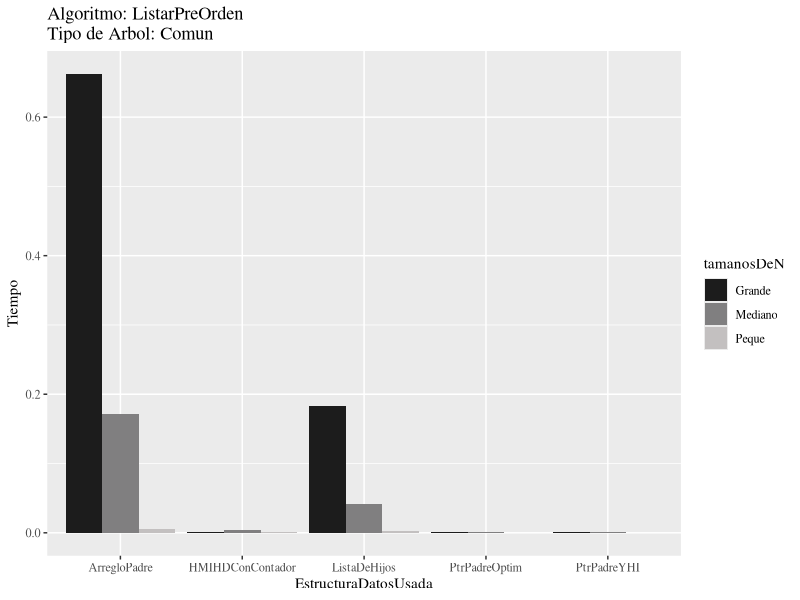
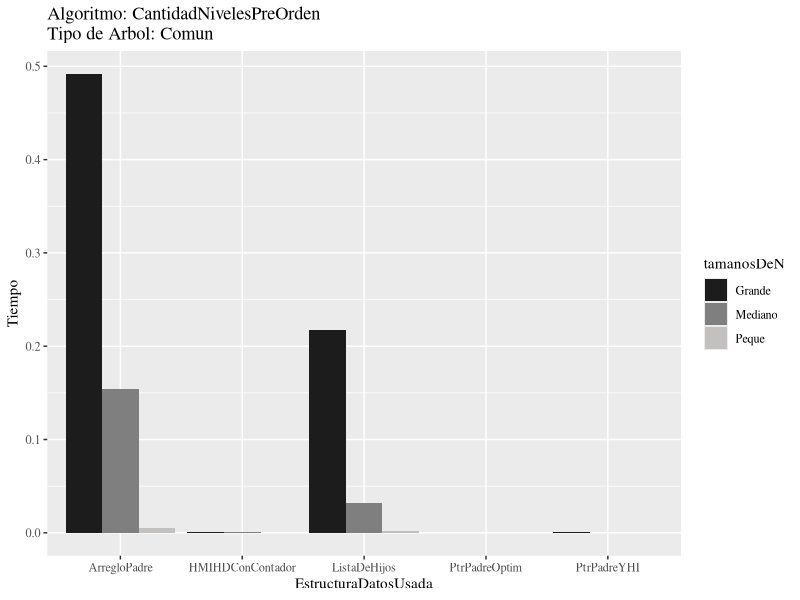
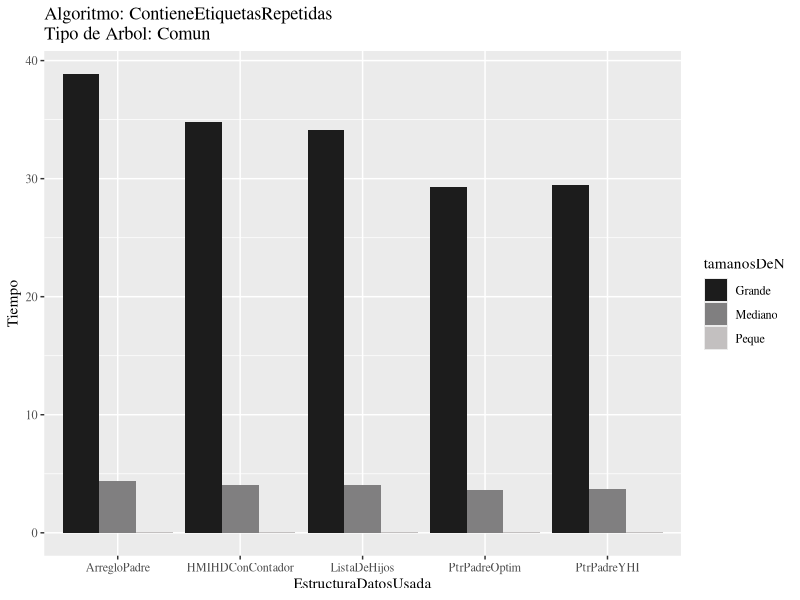
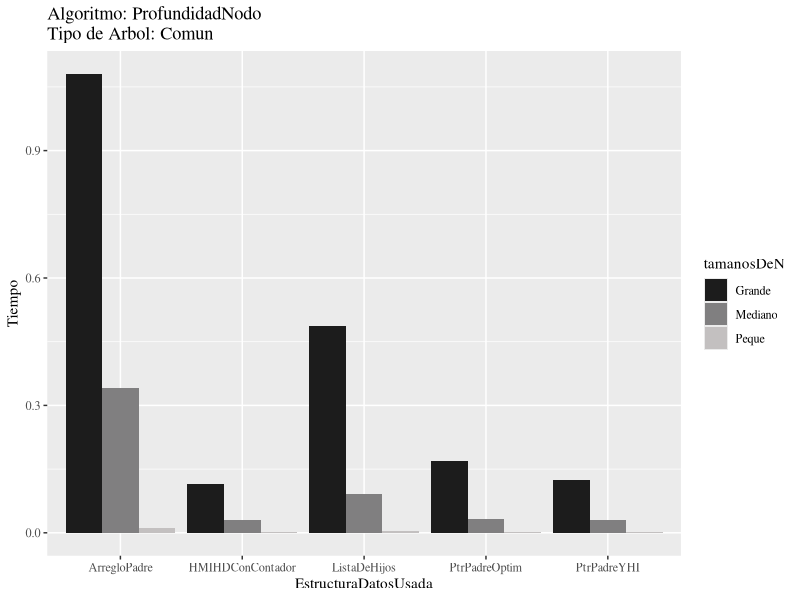
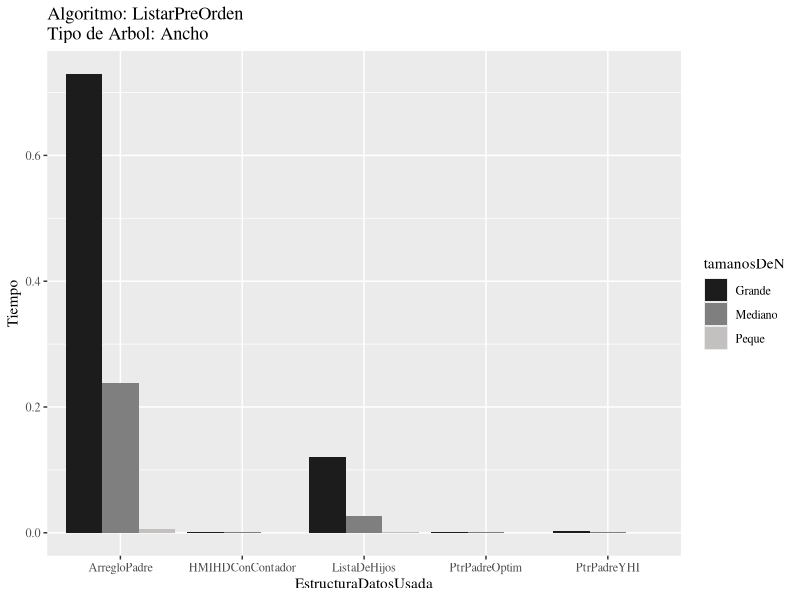
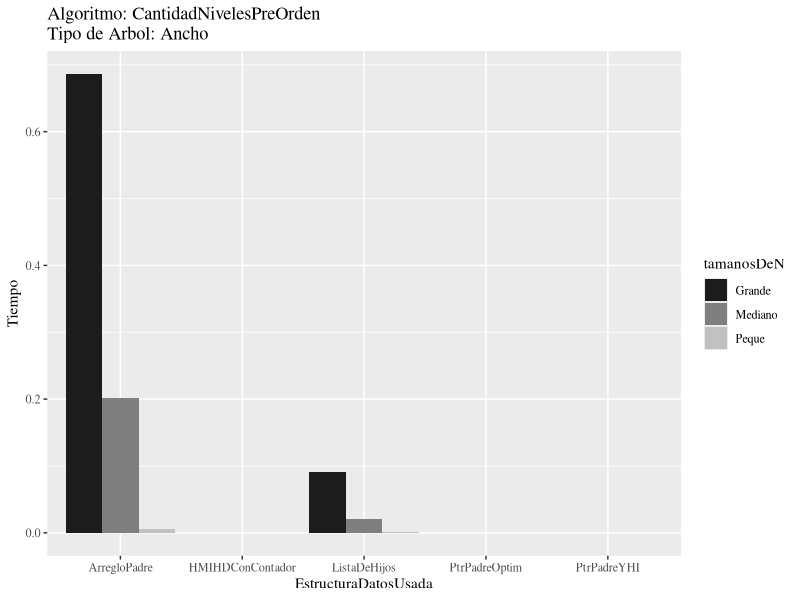
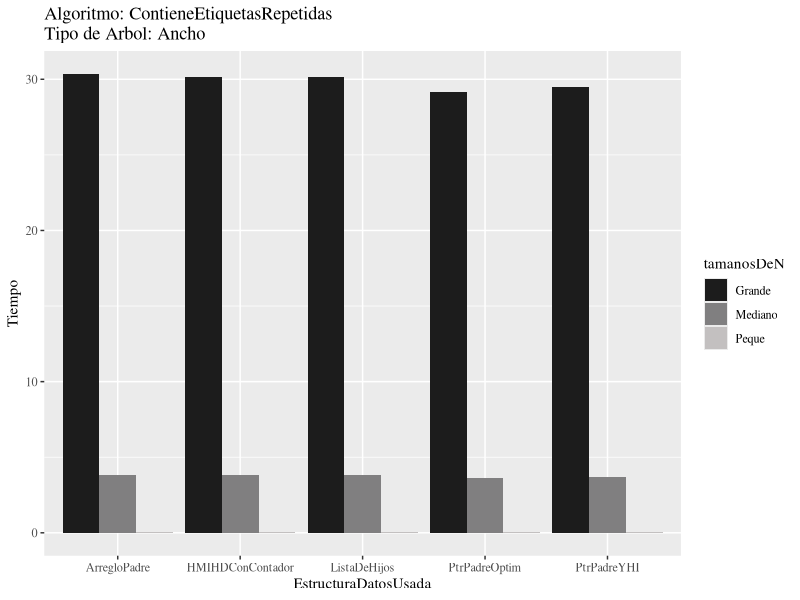
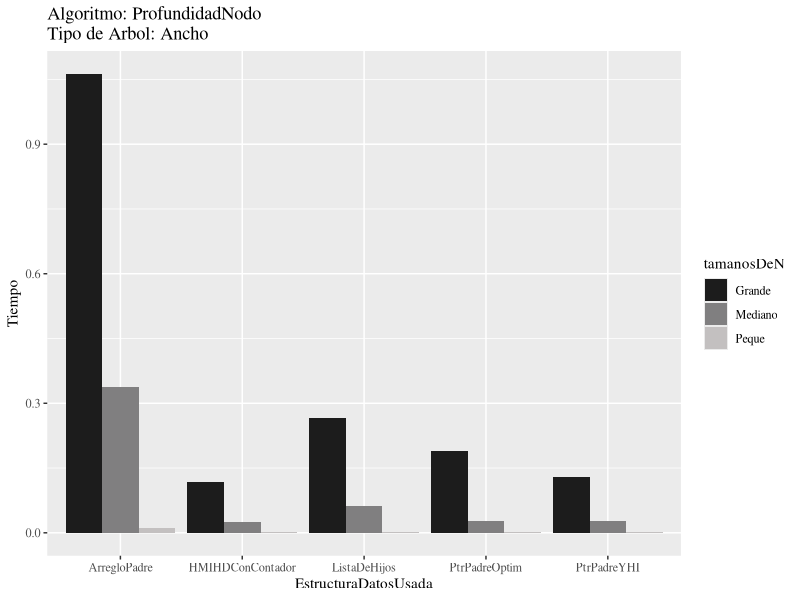

Recreate these plots in R, in order.
## ---- chunk 1
ex <- c(2, 3) - c(7, 1)
ex
## ---- chunk 2

library(ggplot2)
# creating a dummy dataset
tiempo <- 
c( #Estos valores van alineados con "implementacionDeArbol" 
  0.000194, 0.00001, 0.02965, 0.00107, 0.00049, 0.00011, 3.79671, 0.02494, 0.00144, 0.00007, 30.12499, 0.11878, 0.00108, 0.00002, 0.02954, 0.00291, 0.00173, 0.00006, 3.90522, 0.02514, 0.00592, 0.00085, 36.82748, 0.10982, 0.00050, 0.00026, 0.02935, 0.00148, 0.00340, 0.00034, 4.08435, 0.03118, 0.00164, 0.00039, 34.79611, 0.11431, 
  0.000962, 0.00058, 0.03004, 0.00275, 0.02706, 0.02111, 3.81017, 0.06205, 0.12038, 0.09138, 30.18234, 0.26623, 0.00184, 0.00154, 0.03013, 0.00432, 0.04963, 0.04699, 3.92832, 0.11769, 0.18539, 0.19249, 36.65054, 0.48393, 0.00210, 0.00167, 0.02994, 0.00335, 0.04145, 0.03167, 4.08044, 0.09112, 0.18337, 0.21776, 34.16164, 0.48683, 
  0.000100, 0.00024, 0.02977, 0.00097, 0.00099, 0.00012, 3.70262, 0.02631, 0.00257, 0.00035, 29.46015, 0.13034, 0.00026, 0.00007, 0.02933, 0.00106, 0.00113, 0.00030, 3.67754, 0.02436, 0.00344, 0.00030, 29.44084, 0.11282, 0.00013, 0.00003, 0.02925, 0.00114, 0.00057, 0.00012, 3.68469, 0.02934, 0.00148, 0.00032, 29.43261, 0.12324, 
  0.000323, 0.00020, 0.02935, 0.00120, 0.00112, 0.00017, 3.65562, 0.02712, 0.00163, 0.00022, 29.16283, 0.18887, 0.00024, 0.00006, 0.02914, 0.00107, 0.00099, 0.00022, 3.63743, 0.03979, 0.00274, 0.00093, 29.14569, 0.11052, 0.00020, 0.00006, 0.02913, 0.00098, 0.00050, 0.00019, 3.63585, 0.03247, 0.00179, 0.00024, 29.27304, 0.16959, 
  0.005823, 0.00587, 0.03201, 0.01130, 0.23740, 0.20208, 3.83105, 0.33734, 0.72949, 0.68636, 30.35247, 1.06273, 0.01273, 0.00617, 0.03170, 0.01569, 0.17895, 0.18030, 3.99237, 0.32256, 0.79252, 0.70639, 34.63442, 1.22301, 0.00578, 0.00532, 0.03165, 0.01225, 0.17161, 0.15419, 4.42486, 0.34073, 0.66228, 0.49178, 38.86859, 1.08042
)

algoritmo <- c( 
                "ListarPreOrden", "CantidadNivelesPreOrden", "ContieneEtiquetasRepetidas", "ProfundidadNodo",  
                "ListarPreOrden", "CantidadNivelesPreOrden", "ContieneEtiquetasRepetidas", "ProfundidadNodo",  
                "ListarPreOrden", "CantidadNivelesPreOrden", "ContieneEtiquetasRepetidas", "ProfundidadNodo",  
                "ListarPreOrden", "CantidadNivelesPreOrden", "ContieneEtiquetasRepetidas", "ProfundidadNodo",  
                "ListarPreOrden", "CantidadNivelesPreOrden", "ContieneEtiquetasRepetidas", "ProfundidadNodo",  
                "ListarPreOrden", "CantidadNivelesPreOrden", "ContieneEtiquetasRepetidas", "ProfundidadNodo",  
                "ListarPreOrden", "CantidadNivelesPreOrden", "ContieneEtiquetasRepetidas", "ProfundidadNodo",  
                "ListarPreOrden", "CantidadNivelesPreOrden", "ContieneEtiquetasRepetidas", "ProfundidadNodo",  
                "ListarPreOrden", "CantidadNivelesPreOrden", "ContieneEtiquetasRepetidas", "ProfundidadNodo",

                "ListarPreOrden", "CantidadNivelesPreOrden", "ContieneEtiquetasRepetidas", "ProfundidadNodo",  
                "ListarPreOrden", "CantidadNivelesPreOrden", "ContieneEtiquetasRepetidas", "ProfundidadNodo",  
                "ListarPreOrden", "CantidadNivelesPreOrden", "ContieneEtiquetasRepetidas", "ProfundidadNodo",  
                "ListarPreOrden", "CantidadNivelesPreOrden", "ContieneEtiquetasRepetidas", "ProfundidadNodo",  
                "ListarPreOrden", "CantidadNivelesPreOrden", "ContieneEtiquetasRepetidas", "ProfundidadNodo",  
                "ListarPreOrden", "CantidadNivelesPreOrden", "ContieneEtiquetasRepetidas", "ProfundidadNodo",  
                "ListarPreOrden", "CantidadNivelesPreOrden", "ContieneEtiquetasRepetidas", "ProfundidadNodo",  
                "ListarPreOrden", "CantidadNivelesPreOrden", "ContieneEtiquetasRepetidas", "ProfundidadNodo",  
                "ListarPreOrden", "CantidadNivelesPreOrden", "ContieneEtiquetasRepetidas", "ProfundidadNodo",

                "ListarPreOrden", "CantidadNivelesPreOrden", "ContieneEtiquetasRepetidas", "ProfundidadNodo",  
                "ListarPreOrden", "CantidadNivelesPreOrden", "ContieneEtiquetasRepetidas", "ProfundidadNodo",  
                "ListarPreOrden", "CantidadNivelesPreOrden", "ContieneEtiquetasRepetidas", "ProfundidadNodo",  
                "ListarPreOrden", "CantidadNivelesPreOrden", "ContieneEtiquetasRepetidas", "ProfundidadNodo",  
                "ListarPreOrden", "CantidadNivelesPreOrden", "ContieneEtiquetasRepetidas", "ProfundidadNodo",  
                "ListarPreOrden", "CantidadNivelesPreOrden", "ContieneEtiquetasRepetidas", "ProfundidadNodo",  
                "ListarPreOrden", "CantidadNivelesPreOrden", "ContieneEtiquetasRepetidas", "ProfundidadNodo",  
                "ListarPreOrden", "CantidadNivelesPreOrden", "ContieneEtiquetasRepetidas", "ProfundidadNodo",  
                "ListarPreOrden", "CantidadNivelesPreOrden", "ContieneEtiquetasRepetidas", "ProfundidadNodo",

                "ListarPreOrden", "CantidadNivelesPreOrden", "ContieneEtiquetasRepetidas", "ProfundidadNodo",  
                "ListarPreOrden", "CantidadNivelesPreOrden", "ContieneEtiquetasRepetidas", "ProfundidadNodo",  
                "ListarPreOrden", "CantidadNivelesPreOrden", "ContieneEtiquetasRepetidas", "ProfundidadNodo",  
                "ListarPreOrden", "CantidadNivelesPreOrden", "ContieneEtiquetasRepetidas", "ProfundidadNodo",  
                "ListarPreOrden", "CantidadNivelesPreOrden", "ContieneEtiquetasRepetidas", "ProfundidadNodo",  
                "ListarPreOrden", "CantidadNivelesPreOrden", "ContieneEtiquetasRepetidas", "ProfundidadNodo",  
                "ListarPreOrden", "CantidadNivelesPreOrden", "ContieneEtiquetasRepetidas", "ProfundidadNodo",  
                "ListarPreOrden", "CantidadNivelesPreOrden", "ContieneEtiquetasRepetidas", "ProfundidadNodo",  
                "ListarPreOrden", "CantidadNivelesPreOrden", "ContieneEtiquetasRepetidas", "ProfundidadNodo",

                "ListarPreOrden", "CantidadNivelesPreOrden", "ContieneEtiquetasRepetidas", "ProfundidadNodo",  
                "ListarPreOrden", "CantidadNivelesPreOrden", "ContieneEtiquetasRepetidas", "ProfundidadNodo",  
                "ListarPreOrden", "CantidadNivelesPreOrden", "ContieneEtiquetasRepetidas", "ProfundidadNodo",  
                "ListarPreOrden", "CantidadNivelesPreOrden", "ContieneEtiquetasRepetidas", "ProfundidadNodo",  
                "ListarPreOrden", "CantidadNivelesPreOrden", "ContieneEtiquetasRepetidas", "ProfundidadNodo",  
                "ListarPreOrden", "CantidadNivelesPreOrden", "ContieneEtiquetasRepetidas", "ProfundidadNodo",  
                "ListarPreOrden", "CantidadNivelesPreOrden", "ContieneEtiquetasRepetidas", "ProfundidadNodo",  
                "ListarPreOrden", "CantidadNivelesPreOrden", "ContieneEtiquetasRepetidas", "ProfundidadNodo",  
                "ListarPreOrden", "CantidadNivelesPreOrden", "ContieneEtiquetasRepetidas", "ProfundidadNodo"
)
 
implementacionDeArbol <- c( #cada fila tiene 36 elementos
  "HMIHDConContador", "HMIHDConContador", "HMIHDConContador", "HMIHDConContador", "HMIHDConContador", "HMIHDConContador", "HMIHDConContador", "HMIHDConContador", "HMIHDConContador", "HMIHDConContador", "HMIHDConContador", "HMIHDConContador", "HMIHDConContador", "HMIHDConContador", "HMIHDConContador", "HMIHDConContador", "HMIHDConContador", "HMIHDConContador", "HMIHDConContador", "HMIHDConContador", "HMIHDConContador", "HMIHDConContador", "HMIHDConContador", "HMIHDConContador", "HMIHDConContador", "HMIHDConContador", "HMIHDConContador", "HMIHDConContador", "HMIHDConContador", "HMIHDConContador", "HMIHDConContador", "HMIHDConContador", "HMIHDConContador", "HMIHDConContador", "HMIHDConContador", "HMIHDConContador", 
  "ListaDeHijos", "ListaDeHijos", "ListaDeHijos", "ListaDeHijos", "ListaDeHijos", "ListaDeHijos", "ListaDeHijos", "ListaDeHijos", "ListaDeHijos", "ListaDeHijos", "ListaDeHijos", "ListaDeHijos", "ListaDeHijos", "ListaDeHijos", "ListaDeHijos", "ListaDeHijos", "ListaDeHijos", "ListaDeHijos", "ListaDeHijos", "ListaDeHijos", "ListaDeHijos", "ListaDeHijos", "ListaDeHijos", "ListaDeHijos", "ListaDeHijos", "ListaDeHijos", "ListaDeHijos", "ListaDeHijos", "ListaDeHijos", "ListaDeHijos", "ListaDeHijos", "ListaDeHijos", "ListaDeHijos", "ListaDeHijos", "ListaDeHijos", "ListaDeHijos", 
  "HMIHDConPtrPadreyHI", "HMIHDConPtrPadreyHI", "HMIHDConPtrPadreyHI", "HMIHDConPtrPadreyHI", "HMIHDConPtrPadreyHI", "HMIHDConPtrPadreyHI", "HMIHDConPtrPadreyHI", "HMIHDConPtrPadreyHI", "HMIHDConPtrPadreyHI", "HMIHDConPtrPadreyHI", "HMIHDConPtrPadreyHI", "HMIHDConPtrPadreyHI", "HMIHDConPtrPadreyHI", "HMIHDConPtrPadreyHI", "HMIHDConPtrPadreyHI", "HMIHDConPtrPadreyHI", "HMIHDConPtrPadreyHI", "HMIHDConPtrPadreyHI", "HMIHDConPtrPadreyHI", "HMIHDConPtrPadreyHI", "HMIHDConPtrPadreyHI", "HMIHDConPtrPadreyHI", "HMIHDConPtrPadreyHI", "HMIHDConPtrPadreyHI", "HMIHDConPtrPadreyHI", "HMIHDConPtrPadreyHI", "HMIHDConPtrPadreyHI", "HMIHDConPtrPadreyHI", "HMIHDConPtrPadreyHI", "HMIHDConPtrPadreyHI", "HMIHDConPtrPadreyHI", "HMIHDConPtrPadreyHI", "HMIHDConPtrPadreyHI", "HMIHDConPtrPadreyHI", "HMIHDConPtrPadreyHI", "HMIHDConPtrPadreyHI", 
  "HMIHDConPtrPadreOptimizado", "HMIHDConPtrPadreOptimizado", "HMIHDConPtrPadreOptimizado", "HMIHDConPtrPadreOptimizado", "HMIHDConPtrPadreOptimizado", "HMIHDConPtrPadreOptimizado", "HMIHDConPtrPadreOptimizado", "HMIHDConPtrPadreOptimizado", "HMIHDConPtrPadreOptimizado", "HMIHDConPtrPadreOptimizado", "HMIHDConPtrPadreOptimizado", "HMIHDConPtrPadreOptimizado", "HMIHDConPtrPadreOptimizado", "HMIHDConPtrPadreOptimizado", "HMIHDConPtrPadreOptimizado", "HMIHDConPtrPadreOptimizado", "HMIHDConPtrPadreOptimizado", "HMIHDConPtrPadreOptimizado", "HMIHDConPtrPadreOptimizado", "HMIHDConPtrPadreOptimizado", "HMIHDConPtrPadreOptimizado", "HMIHDConPtrPadreOptimizado", "HMIHDConPtrPadreOptimizado", "HMIHDConPtrPadreOptimizado", "HMIHDConPtrPadreOptimizado", "HMIHDConPtrPadreOptimizado", "HMIHDConPtrPadreOptimizado", "HMIHDConPtrPadreOptimizado", "HMIHDConPtrPadreOptimizado", "HMIHDConPtrPadreOptimizado", "HMIHDConPtrPadreOptimizado", "HMIHDConPtrPadreOptimizado", "HMIHDConPtrPadreOptimizado", "HMIHDConPtrPadreOptimizado", "HMIHDConPtrPadreOptimizado", "HMIHDConPtrPadreOptimizado", 
  "ArregloPadre", "ArregloPadre", "ArregloPadre", "ArregloPadre", "ArregloPadre", "ArregloPadre", "ArregloPadre", "ArregloPadre", "ArregloPadre", "ArregloPadre", "ArregloPadre", "ArregloPadre", "ArregloPadre", "ArregloPadre", "ArregloPadre", "ArregloPadre", "ArregloPadre", "ArregloPadre", "ArregloPadre", "ArregloPadre", "ArregloPadre", "ArregloPadre", "ArregloPadre", "ArregloPadre", "ArregloPadre", "ArregloPadre", "ArregloPadre", "ArregloPadre", "ArregloPadre", "ArregloPadre", "ArregloPadre", "ArregloPadre", "ArregloPadre", "ArregloPadre", "ArregloPadre", "ArregloPadre"
  )
 
tamanhoDeN <- c(
                "Pequenho", "Pequenho", "Pequenho", "Pequenho", 
                "Mediano", "Mediano", "Mediano", "Mediano", 
                "Grande", "Grande", "Grande", "Grande",  
                "Pequenho", "Pequenho", "Pequenho", "Pequenho", 
                "Mediano", "Mediano", "Mediano", "Mediano", 
                "Grande", "Grande", "Grande", "Grande",  
                "Pequenho", "Pequenho", "Pequenho", "Pequenho", 
                "Mediano", "Mediano", "Mediano", "Mediano", 
                "Grande", "Grande", "Grande", "Grande",
                
                "Pequenho", "Pequenho", "Pequenho", "Pequenho", 
                "Mediano", "Mediano", "Mediano", "Mediano", 
                "Grande", "Grande", "Grande", "Grande",  
                "Pequenho", "Pequenho", "Pequenho", "Pequenho", 
                "Mediano", "Mediano", "Mediano", "Mediano", 
                "Grande", "Grande", "Grande", "Grande",  
                "Pequenho", "Pequenho", "Pequenho", "Pequenho", 
                "Mediano", "Mediano", "Mediano", "Mediano", 
                "Grande", "Grande", "Grande", "Grande",
                
                "Pequenho", "Pequenho", "Pequenho", "Pequenho", 
                "Mediano", "Mediano", "Mediano", "Mediano", 
                "Grande", "Grande", "Grande", "Grande",  
                "Pequenho", "Pequenho", "Pequenho", "Pequenho", 
                "Mediano", "Mediano", "Mediano", "Mediano", 
                "Grande", "Grande", "Grande", "Grande",  
                "Pequenho", "Pequenho", "Pequenho", "Pequenho", 
                "Mediano", "Mediano", "Mediano", "Mediano", 
                "Grande", "Grande", "Grande", "Grande",
                
                "Pequenho", "Pequenho", "Pequenho", "Pequenho", 
                "Mediano", "Mediano", "Mediano", "Mediano", 
                "Grande", "Grande", "Grande", "Grande",  
                "Pequenho", "Pequenho", "Pequenho", "Pequenho", 
                "Mediano", "Mediano", "Mediano", "Mediano", 
                "Grande", "Grande", "Grande", "Grande",  
                "Pequenho", "Pequenho", "Pequenho", "Pequenho", 
                "Mediano", "Mediano", "Mediano", "Mediano", 
                "Grande", "Grande", "Grande", "Grande",
                
                "Pequenho", "Pequenho", "Pequenho", "Pequenho", 
                "Mediano", "Mediano", "Mediano", "Mediano", 
                "Grande", "Grande", "Grande", "Grande",  
                "Pequenho", "Pequenho", "Pequenho", "Pequenho", 
                "Mediano", "Mediano", "Mediano", "Mediano", 
                "Grande", "Grande", "Grande", "Grande",  
                "Pequenho", "Pequenho", "Pequenho", "Pequenho", 
                "Mediano", "Mediano", "Mediano", "Mediano", 
                "Grande", "Grande", "Grande", "Grande"
                
              )

tipoDeArbol <- c(
                "Ancho", "Ancho", "Ancho", "Ancho", "Ancho", "Ancho", "Ancho", "Ancho", "Ancho", "Ancho", "Ancho", "Ancho", 
                "Largo", "Largo", "Largo", "Largo", "Largo", "Largo", "Largo", "Largo", "Largo", "Largo", "Largo", "Largo", 
                "Comun", "Comun", "Comun", "Comun", "Comun", "Comun", "Comun", "Comun", "Comun", "Comun", "Comun", "Comun", 
                
                "Ancho", "Ancho", "Ancho", "Ancho", "Ancho", "Ancho", "Ancho", "Ancho", "Ancho", "Ancho", "Ancho", "Ancho", 
                "Largo", "Largo", "Largo", "Largo", "Largo", "Largo", "Largo", "Largo", "Largo", "Largo", "Largo", "Largo", 
                "Comun", "Comun", "Comun", "Comun", "Comun", "Comun", "Comun", "Comun", "Comun", "Comun", "Comun", "Comun", 
                
                "Ancho", "Ancho", "Ancho", "Ancho", "Ancho", "Ancho", "Ancho", "Ancho", "Ancho", "Ancho", "Ancho", "Ancho", 
                "Largo", "Largo", "Largo", "Largo", "Largo", "Largo", "Largo", "Largo", "Largo", "Largo", "Largo", "Largo", 
                "Comun", "Comun", "Comun", "Comun", "Comun", "Comun", "Comun", "Comun", "Comun", "Comun", "Comun", "Comun", 
                
                "Ancho", "Ancho", "Ancho", "Ancho", "Ancho", "Ancho", "Ancho", "Ancho", "Ancho", "Ancho", "Ancho", "Ancho", 
                "Largo", "Largo", "Largo", "Largo", "Largo", "Largo", "Largo", "Largo", "Largo", "Largo", "Largo", "Largo", 
                "Comun", "Comun", "Comun", "Comun", "Comun", "Comun", "Comun", "Comun", "Comun", "Comun", "Comun", "Comun", 
                
                "Ancho", "Ancho", "Ancho", "Ancho", "Ancho", "Ancho", "Ancho", "Ancho", "Ancho", "Ancho", "Ancho", "Ancho", 
                "Largo", "Largo", "Largo", "Largo", "Largo", "Largo", "Largo", "Largo", "Largo", "Largo", "Largo", "Largo", 
                "Comun", "Comun", "Comun", "Comun", "Comun", "Comun", "Comun", "Comun", "Comun", "Comun", "Comun", "Comun"
              )

# creating data frame
analisisAlgortimos <- data.frame(algoritmo, implementacionDeArbol, tipoDeArbol, tamanhoDeN, tiempo)

## ---- chunk 3
library(ggplot2)

#===============  Configurando datos para Tiempo
soloAlg1 <- analisisAlgortimos$algoritmo == "ListarPreOrden"

soloAlg1YED1Comun <- analisisAlgortimos$algoritmo == "ListarPreOrden" & 
  analisisAlgortimos$implementacionDeArbol == "HMIHDConContador" &
  analisisAlgortimos$tipoDeArbol == "Comun"
  
tiemposParaGrafico1ED1 <- analisisAlgortimos[soloAlg1YED1Comun, "tiempo"]
#=====

soloAlg1YED2Comun <- analisisAlgortimos$algoritmo == "ListarPreOrden" & 
  analisisAlgortimos$implementacionDeArbol == "ListaDeHijos" &
  analisisAlgortimos$tipoDeArbol == "Comun"
  
tiemposParaGrafico1ED2 <- analisisAlgortimos[soloAlg1YED2Comun, "tiempo"]
#=====

soloAlg1YED3Comun <- analisisAlgortimos$algoritmo == "ListarPreOrden" & 
  analisisAlgortimos$implementacionDeArbol == "HMIHDConPtrPadreyHI" &
  analisisAlgortimos$tipoDeArbol == "Comun"
  
tiemposParaGrafico1ED3 <- analisisAlgortimos[soloAlg1YED3Comun, "tiempo"]
#=====

soloAlg1YED4Comun <- analisisAlgortimos$algoritmo == "ListarPreOrden" & 
  analisisAlgortimos$implementacionDeArbol == "HMIHDConPtrPadreOptimizado" &
  analisisAlgortimos$tipoDeArbol == "Comun"
  
tiemposParaGrafico1ED4 <- analisisAlgortimos[soloAlg1YED4Comun, "tiempo"]
#=====

soloAlg1YED5Comun <- analisisAlgortimos$algoritmo == "ListarPreOrden" & 
  analisisAlgortimos$implementacionDeArbol == "ArregloPadre" &
  analisisAlgortimos$tipoDeArbol == "Comun"
  
tiemposParaGrafico1ED5 <- analisisAlgortimos[soloAlg1YED5Comun, "tiempo"]
#=====

Tiempo <- c(tiemposParaGrafico1ED1,
 tiemposParaGrafico1ED2,
 tiemposParaGrafico1ED3,
 tiemposParaGrafico1ED4, 
 tiemposParaGrafico1ED5)

EstructuraDatosUsada <- c(
  "HMIHDConContador", "HMIHDConContador", "HMIHDConContador", 
  "ListaDeHijos", "ListaDeHijos", "ListaDeHijos",
  "PtrPadreYHI", "PtrPadreYHI", "PtrPadreYHI", 
  "PtrPadreOptim", "PtrPadreOptim", "PtrPadreOptim", 
  "ArregloPadre", "ArregloPadre", "ArregloPadre"
  )
 
tamanosDeN <- c("Peque", "Mediano", "Grande", 
                "Peque", "Mediano", "Grande", 
                "Peque", "Mediano", "Grande",
                "Peque", "Mediano", "Grande",
                "Peque", "Mediano", "Grande"
              )

# creating data frame
dataaa <- data.frame(EstructuraDatosUsada,tamanosDeN,Tiempo)

# creating plot using the above data
ggplot(dataaa, aes(EstructuraDatosUsada, Tiempo, fill = tamanosDeN)) +
  geom_bar(stat="identity", position = "dodge") +
  labs(title="Algoritmo: ListarPreOrden \nTipo de Arbol: Comun") + 
  theme_gray(base_size = 11, base_family = "Times") +
  scale_fill_manual(values=c('#1c1c1c', '#807f80', '#c3c0c0')) 

## ---- chunk 4
library(ggplot2)

#===============  Configurando datos para Tiempo
soloAlg1 <- analisisAlgortimos$algoritmo == "CantidadNivelesPreOrden"

soloAlg1YED1Comun <- analisisAlgortimos$algoritmo == "CantidadNivelesPreOrden" & 
  analisisAlgortimos$implementacionDeArbol == "HMIHDConContador" &
  analisisAlgortimos$tipoDeArbol == "Comun"
  
tiemposParaGrafico1ED1 <- analisisAlgortimos[soloAlg1YED1Comun, "tiempo"]
#=====

soloAlg1YED2Comun <- analisisAlgortimos$algoritmo == "CantidadNivelesPreOrden" & 
  analisisAlgortimos$implementacionDeArbol == "ListaDeHijos" &
  analisisAlgortimos$tipoDeArbol == "Comun"
  
tiemposParaGrafico1ED2 <- analisisAlgortimos[soloAlg1YED2Comun, "tiempo"]
#=====

soloAlg1YED3Comun <- analisisAlgortimos$algoritmo == "CantidadNivelesPreOrden" & 
  analisisAlgortimos$implementacionDeArbol == "HMIHDConPtrPadreyHI" &
  analisisAlgortimos$tipoDeArbol == "Comun"
  
tiemposParaGrafico1ED3 <- analisisAlgortimos[soloAlg1YED3Comun, "tiempo"]
#=====

soloAlg1YED4Comun <- analisisAlgortimos$algoritmo == "CantidadNivelesPreOrden" & 
  analisisAlgortimos$implementacionDeArbol == "HMIHDConPtrPadreOptimizado" &
  analisisAlgortimos$tipoDeArbol == "Comun"
  
tiemposParaGrafico1ED4 <- analisisAlgortimos[soloAlg1YED4Comun, "tiempo"]
#=====

soloAlg1YED5Comun <- analisisAlgortimos$algoritmo == "CantidadNivelesPreOrden" & 
  analisisAlgortimos$implementacionDeArbol == "ArregloPadre" &
  analisisAlgortimos$tipoDeArbol == "Comun"
  
tiemposParaGrafico1ED5 <- analisisAlgortimos[soloAlg1YED5Comun, "tiempo"]
#=====

Tiempo <- c(tiemposParaGrafico1ED1,
 tiemposParaGrafico1ED2,
 tiemposParaGrafico1ED3,
 tiemposParaGrafico1ED4, 
 tiemposParaGrafico1ED5)

EstructuraDatosUsada <- c(
  "HMIHDConContador", "HMIHDConContador", "HMIHDConContador", 
  "ListaDeHijos", "ListaDeHijos", "ListaDeHijos",
  "PtrPadreYHI", "PtrPadreYHI", "PtrPadreYHI", 
  "PtrPadreOptim", "PtrPadreOptim", "PtrPadreOptim", 
  "ArregloPadre", "ArregloPadre", "ArregloPadre"
  )
 
tamanosDeN <- c("Peque", "Mediano", "Grande", 
                "Peque", "Mediano", "Grande", 
                "Peque", "Mediano", "Grande",
                "Peque", "Mediano", "Grande",
                "Peque", "Mediano", "Grande"
              )

# creating data frame
dataaa <- data.frame(EstructuraDatosUsada,tamanosDeN,Tiempo)

# creating plot using the above data
ggplot(dataaa, aes(EstructuraDatosUsada, Tiempo, fill = tamanosDeN)) +
  geom_bar(stat="identity", position = "dodge") +
  labs(title="Algoritmo: CantidadNivelesPreOrden \nTipo de Arbol: Comun") + 
  theme_gray(base_size = 11, base_family = "Times") +
  scale_fill_manual(values=c('#1c1c1c', '#807f80', '#c3c0c0')) 
## ---- chunk 5
library(ggplot2)

#===============  Configurando datos para Tiempo
soloAlg1 <- analisisAlgortimos$algoritmo == "ContieneEtiquetasRepetidas"

soloAlg1YED1Comun <- analisisAlgortimos$algoritmo == "ContieneEtiquetasRepetidas" & 
  analisisAlgortimos$implementacionDeArbol == "HMIHDConContador" &
  analisisAlgortimos$tipoDeArbol == "Comun"
  
tiemposParaGrafico1ED1 <- analisisAlgortimos[soloAlg1YED1Comun, "tiempo"]
#=====

soloAlg1YED2Comun <- analisisAlgortimos$algoritmo == "ContieneEtiquetasRepetidas" & 
  analisisAlgortimos$implementacionDeArbol == "ListaDeHijos" &
  analisisAlgortimos$tipoDeArbol == "Comun"
  
tiemposParaGrafico1ED2 <- analisisAlgortimos[soloAlg1YED2Comun, "tiempo"]
#=====

soloAlg1YED3Comun <- analisisAlgortimos$algoritmo == "ContieneEtiquetasRepetidas" & 
  analisisAlgortimos$implementacionDeArbol == "HMIHDConPtrPadreyHI" &
  analisisAlgortimos$tipoDeArbol == "Comun"
  
tiemposParaGrafico1ED3 <- analisisAlgortimos[soloAlg1YED3Comun, "tiempo"]
#=====

soloAlg1YED4Comun <- analisisAlgortimos$algoritmo == "ContieneEtiquetasRepetidas" & 
  analisisAlgortimos$implementacionDeArbol == "HMIHDConPtrPadreOptimizado" &
  analisisAlgortimos$tipoDeArbol == "Comun"
  
tiemposParaGrafico1ED4 <- analisisAlgortimos[soloAlg1YED4Comun, "tiempo"]
#=====

soloAlg1YED5Comun <- analisisAlgortimos$algoritmo == "ContieneEtiquetasRepetidas" & 
  analisisAlgortimos$implementacionDeArbol == "ArregloPadre" &
  analisisAlgortimos$tipoDeArbol == "Comun"
  
tiemposParaGrafico1ED5 <- analisisAlgortimos[soloAlg1YED5Comun, "tiempo"]
#=====

Tiempo <- c(tiemposParaGrafico1ED1,
 tiemposParaGrafico1ED2,
 tiemposParaGrafico1ED3,
 tiemposParaGrafico1ED4, 
 tiemposParaGrafico1ED5)

EstructuraDatosUsada <- c(
  "HMIHDConContador", "HMIHDConContador", "HMIHDConContador", 
  "ListaDeHijos", "ListaDeHijos", "ListaDeHijos",
  "PtrPadreYHI", "PtrPadreYHI", "PtrPadreYHI", 
  "PtrPadreOptim", "PtrPadreOptim", "PtrPadreOptim", 
  "ArregloPadre", "ArregloPadre", "ArregloPadre"
  )
 
tamanosDeN <- c("Peque", "Mediano", "Grande", 
                "Peque", "Mediano", "Grande", 
                "Peque", "Mediano", "Grande",
                "Peque", "Mediano", "Grande",
                "Peque", "Mediano", "Grande"
              )

# creating data frame
dataaa <- data.frame(EstructuraDatosUsada,tamanosDeN,Tiempo)

# creating plot using the above data
ggplot(dataaa, aes(EstructuraDatosUsada, Tiempo, fill = tamanosDeN)) +
  geom_bar(stat="identity", position = "dodge") +
  labs(title="Algoritmo: ContieneEtiquetasRepetidas \nTipo de Arbol: Comun") + 
  theme_gray(base_size = 11, base_family = "Times") +
  scale_fill_manual(values=c('#1c1c1c', '#807f80', '#c3c0c0')) 
## ---- chunk 6
library(ggplot2)

#===============  Configurando datos para Tiempo
soloAlg1 <- analisisAlgortimos$algoritmo == "ProfundidadNodo"

soloAlg1YED1Comun <- analisisAlgortimos$algoritmo == "ProfundidadNodo" & 
  analisisAlgortimos$implementacionDeArbol == "HMIHDConContador" &
  analisisAlgortimos$tipoDeArbol == "Comun"
  
tiemposParaGrafico1ED1 <- analisisAlgortimos[soloAlg1YED1Comun, "tiempo"]
#=====

soloAlg1YED2Comun <- analisisAlgortimos$algoritmo == "ProfundidadNodo" & 
  analisisAlgortimos$implementacionDeArbol == "ListaDeHijos" &
  analisisAlgortimos$tipoDeArbol == "Comun"
  
tiemposParaGrafico1ED2 <- analisisAlgortimos[soloAlg1YED2Comun, "tiempo"]
#=====

soloAlg1YED3Comun <- analisisAlgortimos$algoritmo == "ProfundidadNodo" & 
  analisisAlgortimos$implementacionDeArbol == "HMIHDConPtrPadreyHI" &
  analisisAlgortimos$tipoDeArbol == "Comun"
  
tiemposParaGrafico1ED3 <- analisisAlgortimos[soloAlg1YED3Comun, "tiempo"]
#=====

soloAlg1YED4Comun <- analisisAlgortimos$algoritmo == "ProfundidadNodo" & 
  analisisAlgortimos$implementacionDeArbol == "HMIHDConPtrPadreOptimizado" &
  analisisAlgortimos$tipoDeArbol == "Comun"
  
tiemposParaGrafico1ED4 <- analisisAlgortimos[soloAlg1YED4Comun, "tiempo"]
#=====

soloAlg1YED5Comun <- analisisAlgortimos$algoritmo == "ProfundidadNodo" & 
  analisisAlgortimos$implementacionDeArbol == "ArregloPadre" &
  analisisAlgortimos$tipoDeArbol == "Comun"
  
tiemposParaGrafico1ED5 <- analisisAlgortimos[soloAlg1YED5Comun, "tiempo"]
#=====

Tiempo <- c(tiemposParaGrafico1ED1,
 tiemposParaGrafico1ED2,
 tiemposParaGrafico1ED3,
 tiemposParaGrafico1ED4, 
 tiemposParaGrafico1ED5)

EstructuraDatosUsada <- c(
  "HMIHDConContador", "HMIHDConContador", "HMIHDConContador", 
  "ListaDeHijos", "ListaDeHijos", "ListaDeHijos",
  "PtrPadreYHI", "PtrPadreYHI", "PtrPadreYHI", 
  "PtrPadreOptim", "PtrPadreOptim", "PtrPadreOptim", 
  "ArregloPadre", "ArregloPadre", "ArregloPadre"
  )
 
tamanosDeN <- c("Peque", "Mediano", "Grande", 
                "Peque", "Mediano", "Grande", 
                "Peque", "Mediano", "Grande",
                "Peque", "Mediano", "Grande",
                "Peque", "Mediano", "Grande"
              )

# creating data frame
dataaa <- data.frame(EstructuraDatosUsada,tamanosDeN,Tiempo)

# creating plot using the above data
ggplot(dataaa, aes(EstructuraDatosUsada, Tiempo, fill = tamanosDeN)) +
  geom_bar(stat="identity", position = "dodge") +
  labs(title="Algoritmo: ProfundidadNodo \nTipo de Arbol: Comun") + 
  theme_gray(base_size = 11, base_family = "Times") +
  scale_fill_manual(values=c('#1c1c1c', '#807f80', '#c3c0c0')) 
## ---- chunk 7
library(ggplot2)

#===============  Configurando datos para Tiempo
soloAlg1 <- analisisAlgortimos$algoritmo == "ListarPreOrden"

soloAlg1YED1Ancho <- analisisAlgortimos$algoritmo == "ListarPreOrden" & 
  analisisAlgortimos$implementacionDeArbol == "HMIHDConContador" &
  analisisAlgortimos$tipoDeArbol == "Ancho"
  
tiemposParaGrafico1ED1 <- analisisAlgortimos[soloAlg1YED1Ancho, "tiempo"]
#=====

soloAlg1YED2Ancho <- analisisAlgortimos$algoritmo == "ListarPreOrden" & 
  analisisAlgortimos$implementacionDeArbol == "ListaDeHijos" &
  analisisAlgortimos$tipoDeArbol == "Ancho"
  
tiemposParaGrafico1ED2 <- analisisAlgortimos[soloAlg1YED2Ancho, "tiempo"]
#=====

soloAlg1YED3Ancho <- analisisAlgortimos$algoritmo == "ListarPreOrden" & 
  analisisAlgortimos$implementacionDeArbol == "HMIHDConPtrPadreyHI" &
  analisisAlgortimos$tipoDeArbol == "Ancho"
  
tiemposParaGrafico1ED3 <- analisisAlgortimos[soloAlg1YED3Ancho, "tiempo"]
#=====

soloAlg1YED4Ancho <- analisisAlgortimos$algoritmo == "ListarPreOrden" & 
  analisisAlgortimos$implementacionDeArbol == "HMIHDConPtrPadreOptimizado" &
  analisisAlgortimos$tipoDeArbol == "Ancho"
  
tiemposParaGrafico1ED4 <- analisisAlgortimos[soloAlg1YED4Ancho, "tiempo"]
#=====

soloAlg1YED5Ancho <- analisisAlgortimos$algoritmo == "ListarPreOrden" & 
  analisisAlgortimos$implementacionDeArbol == "ArregloPadre" &
  analisisAlgortimos$tipoDeArbol == "Ancho"
  
tiemposParaGrafico1ED5 <- analisisAlgortimos[soloAlg1YED5Ancho, "tiempo"]
#=====

Tiempo <- c(tiemposParaGrafico1ED1,
 tiemposParaGrafico1ED2,
 tiemposParaGrafico1ED3,
 tiemposParaGrafico1ED4, 
 tiemposParaGrafico1ED5)

EstructuraDatosUsada <- c(
  "HMIHDConContador", "HMIHDConContador", "HMIHDConContador", 
  "ListaDeHijos", "ListaDeHijos", "ListaDeHijos",
  "PtrPadreYHI", "PtrPadreYHI", "PtrPadreYHI", 
  "PtrPadreOptim", "PtrPadreOptim", "PtrPadreOptim", 
  "ArregloPadre", "ArregloPadre", "ArregloPadre"
  )
 
tamanosDeN <- c("Peque", "Mediano", "Grande", 
                "Peque", "Mediano", "Grande", 
                "Peque", "Mediano", "Grande",
                "Peque", "Mediano", "Grande",
                "Peque", "Mediano", "Grande"
              )

# creating data frame
dataaa <- data.frame(EstructuraDatosUsada,tamanosDeN,Tiempo)

# creating plot using the above data
ggplot(dataaa, aes(EstructuraDatosUsada, Tiempo, fill = tamanosDeN)) +
  geom_bar(stat="identity", position = "dodge") +
  labs(title="Algoritmo: ListarPreOrden \nTipo de Arbol: Ancho") + 
  theme_gray(base_size = 11, base_family = "Times") +
  scale_fill_manual(values=c('#1c1c1c', '#807f80', '#c3c0c0')) 
## ---- chunk 8
library(ggplot2)

#===============  Configurando datos para Tiempo
soloAlg1 <- analisisAlgortimos$algoritmo == "CantidadNivelesPreOrden"

soloAlg1YED1Ancho <- analisisAlgortimos$algoritmo == "CantidadNivelesPreOrden" & 
  analisisAlgortimos$implementacionDeArbol == "HMIHDConContador" &
  analisisAlgortimos$tipoDeArbol == "Ancho"
  
tiemposParaGrafico1ED1 <- analisisAlgortimos[soloAlg1YED1Ancho, "tiempo"]
#=====

soloAlg1YED2Ancho <- analisisAlgortimos$algoritmo == "CantidadNivelesPreOrden" & 
  analisisAlgortimos$implementacionDeArbol == "ListaDeHijos" &
  analisisAlgortimos$tipoDeArbol == "Ancho"
  
tiemposParaGrafico1ED2 <- analisisAlgortimos[soloAlg1YED2Ancho, "tiempo"]
#=====

soloAlg1YED3Ancho <- analisisAlgortimos$algoritmo == "CantidadNivelesPreOrden" & 
  analisisAlgortimos$implementacionDeArbol == "HMIHDConPtrPadreyHI" &
  analisisAlgortimos$tipoDeArbol == "Ancho"
  
tiemposParaGrafico1ED3 <- analisisAlgortimos[soloAlg1YED3Ancho, "tiempo"]
#=====

soloAlg1YED4Ancho <- analisisAlgortimos$algoritmo == "CantidadNivelesPreOrden" & 
  analisisAlgortimos$implementacionDeArbol == "HMIHDConPtrPadreOptimizado" &
  analisisAlgortimos$tipoDeArbol == "Ancho"
  
tiemposParaGrafico1ED4 <- analisisAlgortimos[soloAlg1YED4Ancho, "tiempo"]
#=====

soloAlg1YED5Ancho <- analisisAlgortimos$algoritmo == "CantidadNivelesPreOrden" & 
  analisisAlgortimos$implementacionDeArbol == "ArregloPadre" &
  analisisAlgortimos$tipoDeArbol == "Ancho"
  
tiemposParaGrafico1ED5 <- analisisAlgortimos[soloAlg1YED5Ancho, "tiempo"]
#=====

Tiempo <- c(tiemposParaGrafico1ED1,
 tiemposParaGrafico1ED2,
 tiemposParaGrafico1ED3,
 tiemposParaGrafico1ED4, 
 tiemposParaGrafico1ED5)

EstructuraDatosUsada <- c(
  "HMIHDConContador", "HMIHDConContador", "HMIHDConContador", 
  "ListaDeHijos", "ListaDeHijos", "ListaDeHijos",
  "PtrPadreYHI", "PtrPadreYHI", "PtrPadreYHI", 
  "PtrPadreOptim", "PtrPadreOptim", "PtrPadreOptim", 
  "ArregloPadre", "ArregloPadre", "ArregloPadre"
  )
 
tamanosDeN <- c("Peque", "Mediano", "Grande", 
                "Peque", "Mediano", "Grande", 
                "Peque", "Mediano", "Grande",
                "Peque", "Mediano", "Grande",
                "Peque", "Mediano", "Grande"
              )

# creating data frame
dataaa <- data.frame(EstructuraDatosUsada,tamanosDeN,Tiempo)

# creating plot using the above data
ggplot(dataaa, aes(EstructuraDatosUsada, Tiempo, fill = tamanosDeN)) +
  geom_bar(stat="identity", position = "dodge") +
  labs(title="Algoritmo: CantidadNivelesPreOrden \nTipo de Arbol: Ancho") + 
  theme_gray(base_size = 11, base_family = "Times") +
  scale_fill_manual(values=c('#1c1c1c', '#807f80', '#c3c0c0')) 
## ---- chunk 9
library(ggplot2)

#===============  Configurando datos para Tiempo
soloAlg1 <- analisisAlgortimos$algoritmo == "ContieneEtiquetasRepetidas"

soloAlg1YED1Ancho <- analisisAlgortimos$algoritmo == "ContieneEtiquetasRepetidas" & 
  analisisAlgortimos$implementacionDeArbol == "HMIHDConContador" &
  analisisAlgortimos$tipoDeArbol == "Ancho"
  
tiemposParaGrafico1ED1 <- analisisAlgortimos[soloAlg1YED1Ancho, "tiempo"]
#=====

soloAlg1YED2Ancho <- analisisAlgortimos$algoritmo == "ContieneEtiquetasRepetidas" & 
  analisisAlgortimos$implementacionDeArbol == "ListaDeHijos" &
  analisisAlgortimos$tipoDeArbol == "Ancho"
  
tiemposParaGrafico1ED2 <- analisisAlgortimos[soloAlg1YED2Ancho, "tiempo"]
#=====

soloAlg1YED3Ancho <- analisisAlgortimos$algoritmo == "ContieneEtiquetasRepetidas" & 
  analisisAlgortimos$implementacionDeArbol == "HMIHDConPtrPadreyHI" &
  analisisAlgortimos$tipoDeArbol == "Ancho"
  
tiemposParaGrafico1ED3 <- analisisAlgortimos[soloAlg1YED3Ancho, "tiempo"]
#=====

soloAlg1YED4Ancho <- analisisAlgortimos$algoritmo == "ContieneEtiquetasRepetidas" & 
  analisisAlgortimos$implementacionDeArbol == "HMIHDConPtrPadreOptimizado" &
  analisisAlgortimos$tipoDeArbol == "Ancho"
  
tiemposParaGrafico1ED4 <- analisisAlgortimos[soloAlg1YED4Ancho, "tiempo"]
#=====

soloAlg1YED5Ancho <- analisisAlgortimos$algoritmo == "ContieneEtiquetasRepetidas" & 
  analisisAlgortimos$implementacionDeArbol == "ArregloPadre" &
  analisisAlgortimos$tipoDeArbol == "Ancho"
  
tiemposParaGrafico1ED5 <- analisisAlgortimos[soloAlg1YED5Ancho, "tiempo"]
#=====

Tiempo <- c(tiemposParaGrafico1ED1,
 tiemposParaGrafico1ED2,
 tiemposParaGrafico1ED3,
 tiemposParaGrafico1ED4, 
 tiemposParaGrafico1ED5)

EstructuraDatosUsada <- c(
  "HMIHDConContador", "HMIHDConContador", "HMIHDConContador", 
  "ListaDeHijos", "ListaDeHijos", "ListaDeHijos",
  "PtrPadreYHI", "PtrPadreYHI", "PtrPadreYHI", 
  "PtrPadreOptim", "PtrPadreOptim", "PtrPadreOptim", 
  "ArregloPadre", "ArregloPadre", "ArregloPadre"
  )
 
tamanosDeN <- c("Peque", "Mediano", "Grande", 
                "Peque", "Mediano", "Grande", 
                "Peque", "Mediano", "Grande",
                "Peque", "Mediano", "Grande",
                "Peque", "Mediano", "Grande"
              )

# creating data frame
dataaa <- data.frame(EstructuraDatosUsada,tamanosDeN,Tiempo)

# creating plot using the above data
ggplot(dataaa, aes(EstructuraDatosUsada, Tiempo, fill = tamanosDeN)) +
  geom_bar(stat="identity", position = "dodge") +
  labs(title="Algoritmo: ContieneEtiquetasRepetidas \nTipo de Arbol: Ancho") + 
  theme_gray(base_size = 11, base_family = "Times") +
  scale_fill_manual(values=c('#1c1c1c', '#807f80', '#c3c0c0')) 
## ---- chunk 10
library(ggplot2)

#===============  Configurando datos para Tiempo
soloAlg1 <- analisisAlgortimos$algoritmo == "ProfundidadNodo"

soloAlg1YED1Ancho <- analisisAlgortimos$algoritmo == "ProfundidadNodo" & 
  analisisAlgortimos$implementacionDeArbol == "HMIHDConContador" &
  analisisAlgortimos$tipoDeArbol == "Ancho"
  
tiemposParaGrafico1ED1 <- analisisAlgortimos[soloAlg1YED1Ancho, "tiempo"]
#=====

soloAlg1YED2Ancho <- analisisAlgortimos$algoritmo == "ProfundidadNodo" & 
  analisisAlgortimos$implementacionDeArbol == "ListaDeHijos" &
  analisisAlgortimos$tipoDeArbol == "Ancho"
  
tiemposParaGrafico1ED2 <- analisisAlgortimos[soloAlg1YED2Ancho, "tiempo"]
#=====

soloAlg1YED3Ancho <- analisisAlgortimos$algoritmo == "ProfundidadNodo" & 
  analisisAlgortimos$implementacionDeArbol == "HMIHDConPtrPadreyHI" &
  analisisAlgortimos$tipoDeArbol == "Ancho"
  
tiemposParaGrafico1ED3 <- analisisAlgortimos[soloAlg1YED3Ancho, "tiempo"]
#=====

soloAlg1YED4Ancho <- analisisAlgortimos$algoritmo == "ProfundidadNodo" & 
  analisisAlgortimos$implementacionDeArbol == "HMIHDConPtrPadreOptimizado" &
  analisisAlgortimos$tipoDeArbol == "Ancho"
  
tiemposParaGrafico1ED4 <- analisisAlgortimos[soloAlg1YED4Ancho, "tiempo"]
#=====

soloAlg1YED5Ancho <- analisisAlgortimos$algoritmo == "ProfundidadNodo" & 
  analisisAlgortimos$implementacionDeArbol == "ArregloPadre" &
  analisisAlgortimos$tipoDeArbol == "Ancho"
  
tiemposParaGrafico1ED5 <- analisisAlgortimos[soloAlg1YED5Ancho, "tiempo"]
#=====

Tiempo <- c(tiemposParaGrafico1ED1,
 tiemposParaGrafico1ED2,
 tiemposParaGrafico1ED3,
 tiemposParaGrafico1ED4, 
 tiemposParaGrafico1ED5)

EstructuraDatosUsada <- c(
  "HMIHDConContador", "HMIHDConContador", "HMIHDConContador", 
  "ListaDeHijos", "ListaDeHijos", "ListaDeHijos",
  "PtrPadreYHI", "PtrPadreYHI", "PtrPadreYHI", 
  "PtrPadreOptim", "PtrPadreOptim", "PtrPadreOptim", 
  "ArregloPadre", "ArregloPadre", "ArregloPadre"
  )
 
tamanosDeN <- c("Peque", "Mediano", "Grande", 
                "Peque", "Mediano", "Grande", 
                "Peque", "Mediano", "Grande",
                "Peque", "Mediano", "Grande",
                "Peque", "Mediano", "Grande"
              )

# creating data frame
dataaa <- data.frame(EstructuraDatosUsada,tamanosDeN,Tiempo)

# creating plot using the above data
ggplot(dataaa, aes(EstructuraDatosUsada, Tiempo, fill = tamanosDeN)) +
  geom_bar(stat="identity", position = "dodge") +
  labs(title="Algoritmo: ProfundidadNodo \nTipo de Arbol: Ancho") + 
  theme_gray(base_size = 11, base_family = "Times") +
  scale_fill_manual(values=c('#1c1c1c', '#807f80', '#c3c0c0')) 
## ---- chunk 11
library(ggplot2)

#===============  Configurando datos para Tiempo
soloAlg1 <- analisisAlgortimos$algoritmo == "ListarPreOrden"

soloAlg1YED1Largo <- analisisAlgortimos$algoritmo == "ListarPreOrden" & 
  analisisAlgortimos$implementacionDeArbol == "HMIHDConContador" &
  analisisAlgortimos$tipoDeArbol == "Largo"
  
tiemposParaGrafico1ED1 <- analisisAlgortimos[soloAlg1YED1Largo, "tiempo"]
#=====

soloAlg1YED2Largo <- analisisAlgortimos$algoritmo == "ListarPreOrden" & 
  analisisAlgortimos$implementacionDeArbol == "ListaDeHijos" &
  analisisAlgortimos$tipoDeArbol == "Largo"
  
tiemposParaGrafico1ED2 <- analisisAlgortimos[soloAlg1YED2Largo, "tiempo"]
#=====

soloAlg1YED3Largo <- analisisAlgortimos$algoritmo == "ListarPreOrden" & 
  analisisAlgortimos$implementacionDeArbol == "HMIHDConPtrPadreyHI" &
  analisisAlgortimos$tipoDeArbol == "Largo"
  
tiemposParaGrafico1ED3 <- analisisAlgortimos[soloAlg1YED3Largo, "tiempo"]
#=====

soloAlg1YED4Largo <- analisisAlgortimos$algoritmo == "ListarPreOrden" & 
  analisisAlgortimos$implementacionDeArbol == "HMIHDConPtrPadreOptimizado" &
  analisisAlgortimos$tipoDeArbol == "Largo"
  
tiemposParaGrafico1ED4 <- analisisAlgortimos[soloAlg1YED4Largo, "tiempo"]
#=====

soloAlg1YED5Largo <- analisisAlgortimos$algoritmo == "ListarPreOrden" & 
  analisisAlgortimos$implementacionDeArbol == "ArregloPadre" &
  analisisAlgortimos$tipoDeArbol == "Largo"
  
tiemposParaGrafico1ED5 <- analisisAlgortimos[soloAlg1YED5Largo, "tiempo"]
#=====

Tiempo <- c(tiemposParaGrafico1ED1,
 tiemposParaGrafico1ED2,
 tiemposParaGrafico1ED3,
 tiemposParaGrafico1ED4, 
 tiemposParaGrafico1ED5)

EstructuraDatosUsada <- c(
  "HMIHDConContador", "HMIHDConContador", "HMIHDConContador", 
  "ListaDeHijos", "ListaDeHijos", "ListaDeHijos",
  "PtrPadreYHI", "PtrPadreYHI", "PtrPadreYHI", 
  "PtrPadreOptim", "PtrPadreOptim", "PtrPadreOptim", 
  "ArregloPadre", "ArregloPadre", "ArregloPadre"
  )
 
tamanosDeN <- c("Peque", "Mediano", "Grande", 
                "Peque", "Mediano", "Grande", 
                "Peque", "Mediano", "Grande",
                "Peque", "Mediano", "Grande",
                "Peque", "Mediano", "Grande"
              )

# creating data frame
dataaa <- data.frame(EstructuraDatosUsada,tamanosDeN,Tiempo)

# creating plot using the above data
ggplot(dataaa, aes(EstructuraDatosUsada, Tiempo, fill = tamanosDeN)) +
  geom_bar(stat="identity", position = "dodge") +
  labs(title="Algoritmo: ListarPreOrden \nTipo de Arbol: Largo") + 
  theme_gray(base_size = 11, base_family = "Times") +
  scale_fill_manual(values=c('#1c1c1c', '#807f80', '#c3c0c0')) 
## ---- chunk 12
library(ggplot2)

#===============  Configurando datos para Tiempo
soloAlg1 <- analisisAlgortimos$algoritmo == "CantidadNivelesPreOrden"

soloAlg1YED1Largo <- analisisAlgortimos$algoritmo == "CantidadNivelesPreOrden" & 
  analisisAlgortimos$implementacionDeArbol == "HMIHDConContador" &
  analisisAlgortimos$tipoDeArbol == "Largo"
  
tiemposParaGrafico1ED1 <- analisisAlgortimos[soloAlg1YED1Largo, "tiempo"]
#=====

soloAlg1YED2Largo <- analisisAlgortimos$algoritmo == "CantidadNivelesPreOrden" & 
  analisisAlgortimos$implementacionDeArbol == "ListaDeHijos" &
  analisisAlgortimos$tipoDeArbol == "Largo"
  
tiemposParaGrafico1ED2 <- analisisAlgortimos[soloAlg1YED2Largo, "tiempo"]
#=====

soloAlg1YED3Largo <- analisisAlgortimos$algoritmo == "CantidadNivelesPreOrden" & 
  analisisAlgortimos$implementacionDeArbol == "HMIHDConPtrPadreyHI" &
  analisisAlgortimos$tipoDeArbol == "Largo"
  
tiemposParaGrafico1ED3 <- analisisAlgortimos[soloAlg1YED3Largo, "tiempo"]
#=====

soloAlg1YED4Largo <- analisisAlgortimos$algoritmo == "CantidadNivelesPreOrden" & 
  analisisAlgortimos$implementacionDeArbol == "HMIHDConPtrPadreOptimizado" &
  analisisAlgortimos$tipoDeArbol == "Largo"
  
tiemposParaGrafico1ED4 <- analisisAlgortimos[soloAlg1YED4Largo, "tiempo"]
#=====

soloAlg1YED5Largo <- analisisAlgortimos$algoritmo == "CantidadNivelesPreOrden" & 
  analisisAlgortimos$implementacionDeArbol == "ArregloPadre" &
  analisisAlgortimos$tipoDeArbol == "Largo"
  
tiemposParaGrafico1ED5 <- analisisAlgortimos[soloAlg1YED5Largo, "tiempo"]
#=====

Tiempo <- c(tiemposParaGrafico1ED1,
 tiemposParaGrafico1ED2,
 tiemposParaGrafico1ED3,
 tiemposParaGrafico1ED4, 
 tiemposParaGrafico1ED5)

EstructuraDatosUsada <- c(
  "HMIHDConContador", "HMIHDConContador", "HMIHDConContador", 
  "ListaDeHijos", "ListaDeHijos", "ListaDeHijos",
  "PtrPadreYHI", "PtrPadreYHI", "PtrPadreYHI", 
  "PtrPadreOptim", "PtrPadreOptim", "PtrPadreOptim", 
  "ArregloPadre", "ArregloPadre", "ArregloPadre"
  )
 
tamanosDeN <- c("Peque", "Mediano", "Grande", 
                "Peque", "Mediano", "Grande", 
                "Peque", "Mediano", "Grande",
                "Peque", "Mediano", "Grande",
                "Peque", "Mediano", "Grande"
              )

# creating data frame
dataaa <- data.frame(EstructuraDatosUsada,tamanosDeN,Tiempo)

# creating plot using the above data
ggplot(dataaa, aes(EstructuraDatosUsada, Tiempo, fill = tamanosDeN)) +
  geom_bar(stat="identity", position = "dodge") +
  labs(title="Algoritmo: CantidadNivelesPreOrden \nTipo de Arbol: Largo") + 
  theme_gray(base_size = 11, base_family = "Times") +
  scale_fill_manual(values=c('#1c1c1c', '#807f80', '#c3c0c0')) 
## ---- chunk 13
library(ggplot2)

#===============  Configurando datos para Tiempo
soloAlg1 <- analisisAlgortimos$algoritmo == "ContieneEtiquetasRepetidas"

soloAlg1YED1Largo <- analisisAlgortimos$algoritmo == "ContieneEtiquetasRepetidas" & 
  analisisAlgortimos$implementacionDeArbol == "HMIHDConContador" &
  analisisAlgortimos$tipoDeArbol == "Largo"
  
tiemposParaGrafico1ED1 <- analisisAlgortimos[soloAlg1YED1Largo, "tiempo"]
#=====

soloAlg1YED2Largo <- analisisAlgortimos$algoritmo == "ContieneEtiquetasRepetidas" & 
  analisisAlgortimos$implementacionDeArbol == "ListaDeHijos" &
  analisisAlgortimos$tipoDeArbol == "Largo"
  
tiemposParaGrafico1ED2 <- analisisAlgortimos[soloAlg1YED2Largo, "tiempo"]
#=====

soloAlg1YED3Largo <- analisisAlgortimos$algoritmo == "ContieneEtiquetasRepetidas" & 
  analisisAlgortimos$implementacionDeArbol == "HMIHDConPtrPadreyHI" &
  analisisAlgortimos$tipoDeArbol == "Largo"
  
tiemposParaGrafico1ED3 <- analisisAlgortimos[soloAlg1YED3Largo, "tiempo"]
#=====

soloAlg1YED4Largo <- analisisAlgortimos$algoritmo == "ContieneEtiquetasRepetidas" & 
  analisisAlgortimos$implementacionDeArbol == "HMIHDConPtrPadreOptimizado" &
  analisisAlgortimos$tipoDeArbol == "Largo"
  
tiemposParaGrafico1ED4 <- analisisAlgortimos[soloAlg1YED4Largo, "tiempo"]
#=====

soloAlg1YED5Largo <- analisisAlgortimos$algoritmo == "ContieneEtiquetasRepetidas" & 
  analisisAlgortimos$implementacionDeArbol == "ArregloPadre" &
  analisisAlgortimos$tipoDeArbol == "Largo"
  
tiemposParaGrafico1ED5 <- analisisAlgortimos[soloAlg1YED5Largo, "tiempo"]
#=====

Tiempo <- c(tiemposParaGrafico1ED1,
 tiemposParaGrafico1ED2,
 tiemposParaGrafico1ED3,
 tiemposParaGrafico1ED4, 
 tiemposParaGrafico1ED5)

EstructuraDatosUsada <- c(
  "HMIHDConContador", "HMIHDConContador", "HMIHDConContador", 
  "ListaDeHijos", "ListaDeHijos", "ListaDeHijos",
  "PtrPadreYHI", "PtrPadreYHI", "PtrPadreYHI", 
  "PtrPadreOptim", "PtrPadreOptim", "PtrPadreOptim", 
  "ArregloPadre", "ArregloPadre", "ArregloPadre"
  )
 
tamanosDeN <- c("Peque", "Mediano", "Grande", 
                "Peque", "Mediano", "Grande", 
                "Peque", "Mediano", "Grande",
                "Peque", "Mediano", "Grande",
                "Peque", "Mediano", "Grande"
              )

# creating data frame
dataaa <- data.frame(EstructuraDatosUsada,tamanosDeN,Tiempo)

# creating plot using the above data
ggplot(dataaa, aes(EstructuraDatosUsada, Tiempo, fill = tamanosDeN)) +
  geom_bar(stat="identity", position = "dodge") +
  labs(title="Algoritmo: ContieneEtiquetasRepetidas \nTipo de Arbol: Largo") + 
  theme_gray(base_size = 11, base_family = "Times") +
  scale_fill_manual(values=c('#1c1c1c', '#807f80', '#c3c0c0')) 
## ---- chunk 14
library(ggplot2)

#===============  Configurando datos para Tiempo
soloAlg1 <- analisisAlgortimos$algoritmo == "ProfundidadNodo"

soloAlg1YED1Largo <- analisisAlgortimos$algoritmo == "ProfundidadNodo" & 
  analisisAlgortimos$implementacionDeArbol == "HMIHDConContador" &
  analisisAlgortimos$tipoDeArbol == "Largo"
  
tiemposParaGrafico1ED1 <- analisisAlgortimos[soloAlg1YED1Largo, "tiempo"]
#=====

soloAlg1YED2Largo <- analisisAlgortimos$algoritmo == "ProfundidadNodo" & 
  analisisAlgortimos$implementacionDeArbol == "ListaDeHijos" &
  analisisAlgortimos$tipoDeArbol == "Largo"
  
tiemposParaGrafico1ED2 <- analisisAlgortimos[soloAlg1YED2Largo, "tiempo"]
#=====

soloAlg1YED3Largo <- analisisAlgortimos$algoritmo == "ProfundidadNodo" & 
  analisisAlgortimos$implementacionDeArbol == "HMIHDConPtrPadreyHI" &
  analisisAlgortimos$tipoDeArbol == "Largo"
  
tiemposParaGrafico1ED3 <- analisisAlgortimos[soloAlg1YED3Largo, "tiempo"]
#=====

soloAlg1YED4Largo <- analisisAlgortimos$algoritmo == "ProfundidadNodo" & 
  analisisAlgortimos$implementacionDeArbol == "HMIHDConPtrPadreOptimizado" &
  analisisAlgortimos$tipoDeArbol == "Largo"
  
tiemposParaGrafico1ED4 <- analisisAlgortimos[soloAlg1YED4Largo, "tiempo"]
#=====

soloAlg1YED5Largo <- analisisAlgortimos$algoritmo == "ProfundidadNodo" & 
  analisisAlgortimos$implementacionDeArbol == "ArregloPadre" &
  analisisAlgortimos$tipoDeArbol == "Largo"
  
tiemposParaGrafico1ED5 <- analisisAlgortimos[soloAlg1YED5Largo, "tiempo"]
#=====

Tiempo <- c(tiemposParaGrafico1ED1,
 tiemposParaGrafico1ED2,
 tiemposParaGrafico1ED3,
 tiemposParaGrafico1ED4, 
 tiemposParaGrafico1ED5)

EstructuraDatosUsada <- c(
  "HMIHDConContador", "HMIHDConContador", "HMIHDConContador", 
  "ListaDeHijos", "ListaDeHijos", "ListaDeHijos",
  "PtrPadreYHI", "PtrPadreYHI", "PtrPadreYHI", 
  "PtrPadreOptim", "PtrPadreOptim", "PtrPadreOptim", 
  "ArregloPadre", "ArregloPadre", "ArregloPadre"
  )
 
tamanosDeN <- c("Peque", "Mediano", "Grande", 
                "Peque", "Mediano", "Grande", 
                "Peque", "Mediano", "Grande",
                "Peque", "Mediano", "Grande",
                "Peque", "Mediano", "Grande"
              )

# creating data frame
dataaa <- data.frame(EstructuraDatosUsada,tamanosDeN,Tiempo)

# creating plot using the above data
ggplot(dataaa, aes(EstructuraDatosUsada, Tiempo, fill = tamanosDeN)) +
  geom_bar(stat="identity", position = "dodge") +
  labs(title="Algoritmo: ProfundidadNodo \nTipo de Arbol: Largo") + 
  theme_gray(base_size = 11, base_family = "Times") +
  scale_fill_manual(values=c('#1c1c1c', '#807f80', '#c3c0c0')) 
